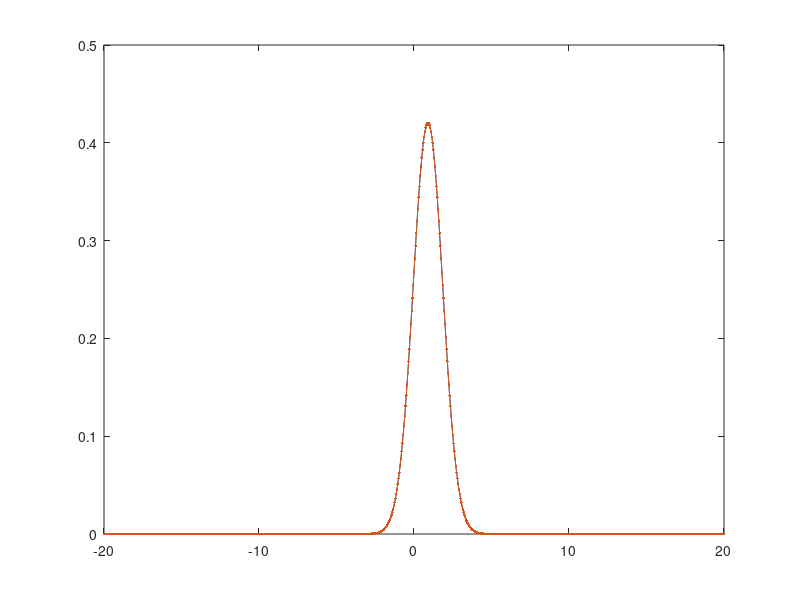

This figure's MATLAB source:
clc;
clear;


a=20;
x0=-a; x1=a; h=1/20; xx=x0:h:x1; m=length(xx);

t0=0; dt=h; t1=0.9; tt=t0+dt:dt:t1 ; n=length(tt); 

x00=0; %initial point

f=@(x) 1;%drift term

p1=@(x,y) ((2*pi*dt).^(-1/2))*exp(-(x-y-f(y)*dt).^2/(2*dt));%General formula of probability density


P=zeros(n-1,m);
P1=zeros(m,1);
P2=zeros(m,1);
Q=zeros(m,m);




P1=p1(xx,x00)';
P(1,:)=P1;

for i=1:m
    Q(:,i)=p1(xx,xx(i))'; 
end

for k=2:n
P2=Q*P1*h; 
P1=P2;
P(k,:)=P2;
end



%%%%%%%%%%%%%%%%%%%%%%%%%%%%%%%%%%%%%%%%%%%%%%%%%
%%exact solution 
% p=@(x,t) (pi*(1-exp(-2*t))).^(-1/2)*exp(-(x-exp(-t)*x0).^2/(1-exp(-2*t)));
p=@(x,t) (2*pi*t).^(-1/2)*exp(-(x-x00-t).^2/(2*t)); %drift term f==1;
for k=1:n
    for i=1:m
     T(k,i)=p(xx(i),tt(k));
    end
end
 l=n;
plot(xx,P(l,:),'.-')
hold on
plot(xx,T(l,:),'.-')

